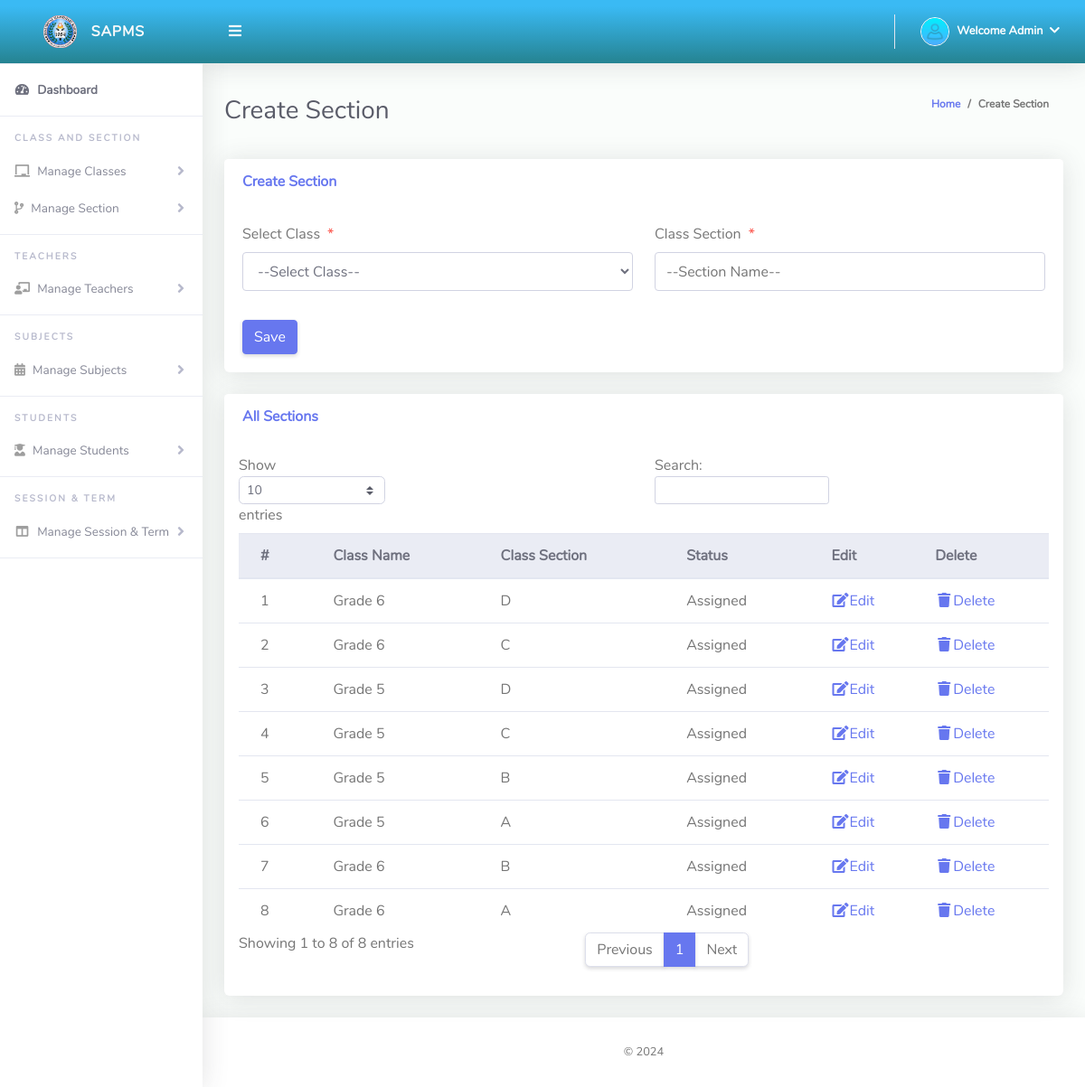
/Admin/createClassArms.php (signed in), run on the app's committed database.
### tables this page shows
CREATE TABLE `tblclassarms` (
  `Id` int(10) NOT NULL,
  `classId` varchar(10) NOT NULL,
  `classArmName` varchar(255) NOT NULL,
  `isAssigned` varchar(10) NOT NULL
);

CREATE TABLE `tblclass` (
  `Id` int(10) NOT NULL,
  `className` varchar(255) NOT NULL
);

### Admin/createClassArms.php (the view, shortened to what this page needs)
<?php
include '../Includes/dbcon.php';
?>
<!DOCTYPE html>
<html lang="en">
<head>
  <link href="../vendor/fontawesome-free/css/all.min.css" rel="stylesheet" type="text/css">
  <link href="../vendor/bootstrap/css/bootstrap.min.css" rel="stylesheet" type="text/css">
  <link href="css/ruang-admin.min.css" rel="stylesheet">
</head>
<body id="page-top">
  <div id="wrapper">
      <?php include "Includes/sidebar.php";?>
    <div id="content-wrapper" class="d-flex flex-column">
      <div id="content">
       <?php include "Includes/topbar.php";?>
        <div class="container-fluid" id="container-wrapper">
          <div class="d-sm-flex align-items-center justify-content-between mb-4">
            <h1 class="h3 mb-0 text-gray-800">Create Section</h1>
            <ol class="breadcrumb">
              <li class="breadcrumb-item"><a href="./">Home</a></li>
              <li class="breadcrumb-item active" aria-current="page">Create Section</li>
            </ol>
          </div>
          <div class="row">
            <div class="col-lg-12">
              <div class="card mb-4">
                <div class="card-header py-3 d-flex flex-row align-items-center justify-content-between">
                  <h6 class="m-0 font-weight-bold text-primary">Create Section</h6>
                </div>
                <div class="card-body">
                  <form method="post">
                    <div class="form-group row mb-3">
                        <div class="col-xl-6">
                        <label class="form-control-label">Select Class<span class="text-danger ml-2">*</span></label>
                         <?php
                        $qry= "SELECT * FROM tblclass ORDER BY className ASC";
                        $result = $conn->query($qry);
                        $num = $result->num_rows;
                        if ($num > 0){
                          echo ' <select required name="classId" class="form-control mb-3">';
                          echo'<option value="">--Select Class--</option>';
                                  echo '</select>';
                              }
                            ?>
                        </div>
                        <div class="col-xl-6">
                        <label class="form-control-label">Class Section<span class="text-danger ml-2">*</span></label>
                      <input type="text" class="form-control mb-3" name="classArmName" value="<?php echo $row['classArmName'];?>" id="exampleInputFirstName" placeholder="--Section Name--">
                        </div>
                    </div>
                      <?php
                    if (isset($Id))
                    {
                    ?>
                    <button type="submit" name="update" class="btn btn-warning">Update</button>
                    &nbsp;&nbsp;&nbsp;&nbsp;&nbsp;&nbsp;&nbsp;&nbsp;&nbsp;&nbsp;
                    <?php
                    } else {
                    ?>
                    <button type="submit" name="save" class="btn btn-primary">Save</button>
                    <?php
                    }
                    ?>
                  </form>
                </div>
              </div>
                 <div class="row">
              <div class="col-lg-12">
              <div class="card mb-4">
                <div class="card-header py-3 d-flex flex-row align-items-center justify-content-between">
                  <h6 class="m-0 font-weight-bold text-primary">All Sections</h6>
                </div>
                <div class="table-responsive p-3">
                  <table class="table align-items-center table-flush table-hover" id="dataTableHover">
                    <thead class="thead-light">
                      <tr>
                        <th>#</th>
                        <th>Class Name</th>
                        <th>Class Section</th>
                         <th>Status</th>
                        <th>Edit</th>
                        <th>Delete</th>
                      </tr>
                    </thead>
                    <tbody>
                  <?php
                      $query = "SELECT tblclassarms.Id,tblclassarms.isAssigned,tblclass.className,tblclassarms.classArmName
                      FROM tblclassarms
                      INNER JOIN tblclass ON tblclass.Id = tblclassarms.classId";
                      $rs = $conn->query($query);
                      $num = $rs->num_rows;
                      $sn=0;
                      $status="";
                      if($num > 0)
                      {
                        while ($rows = $rs->fetch_assoc())
                          {
                              if($rows['isAssigned'] == '1'){$status = "Assigned";}else{$status = "UnAssigned";}
                             $sn = $sn + 1;
                            echo"
                              <tr>
                                <td>".$sn."</td>
                                <td>".$rows['className']."</td>
                                <td>".$rows['classArmName']."</td>
                                <td>".$status."</td>
                                <td><a href='?action=edit&Id=".$rows['Id']."'><i class='fas fa-fw fa-edit'></i>Edit</a></td>
                                <td><a href='?action=delete&Id=".$rows['Id']."'><i class='fas fa-fw fa-trash'></i>Delete</a></td>
                              </tr>";
                          }
                      }
                      else
                      {
                           echo
                           "<div class='alert alert-danger' role='alert'>
                            No Record Found!
                            </div>";
                      }
                      ?>
                    </tbody>
                  </table>
                </div>
              </div>
            </div>
            </div>
          </div>
        </div>
      </div>
       <?php include "Includes/footer.php";?>
    </div>
  </div>
</body>
</html>

### Admin/Includes/topbar.php (shortened to what this page needs)
<?php
  $query = "SELECT * FROM tbladmin WHERE Id = ".$_SESSION['userId']."";
  $rs = $conn->query($query);
  $rows = $rs->fetch_assoc();
  $fullName = $rows['firstName']." ".$rows['lastName'];
?>
<nav class="navbar navbar-expand navbar-light bg-gradient-info topbar mb-4 static-top">
          <button id="sidebarToggleTop" class="btn btn-link rounded-circle mr-3">
            <i class="fa fa-bars"></i>
          </button>
          <ul class="navbar-nav ml-auto">
            <li class="nav-item dropdown no-arrow">
              <a class="nav-link dropdown-toggle" href="#" id="userDropdown" role="button" data-toggle="dropdown"
                aria-haspopup="true" aria-expanded="false">
                <img class="img-profile rounded-circle" src="img/logo/attnlg.png" style="max-width: 60px">
               <span class="ml-2 d-none d-lg-inline text-white small">
                  <b>Welcome <?php echo $fullName;?></b>
                  <i class="fas fa-chevron-down ml-1"></i>
                </span>
              </a>
            </li>
          </ul>
        </nav>

### data on the page
tblclassarms: classId.className "Grade 6", classArmName "D", isAssigned "Assigned"
tblclassarms: classId.className "Grade 6", classArmName "C", isAssigned "Assigned"
tblclassarms: classId.className "Grade 5", classArmName "D", isAssigned "Assigned"
tblclassarms: classId.className "Grade 5", classArmName "C", isAssigned "Assigned"
tblclassarms: classId.className "Grade 5", classArmName "B", isAssigned "Assigned"
tblclassarms: classId.className "Grade 5", classArmName "A", isAssigned "Assigned"
tblclassarms: classId.className "Grade 6", classArmName "B", isAssigned "Assigned"
tblclassarms: classId.className "Grade 6", classArmName "A", isAssigned "Assigned"

### other printed values
$fullName "Admin"
